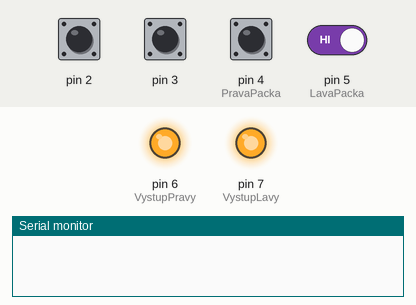
The sketch below on a simulated Arduino Uno, built with avr-gcc and run on an emulated ATmega328P. On the bench: output pins drawn as LEDs (lit = HIGH), the last lines printed to the serial monitor. Dashed ring = blinking. The inputs (shaded band) are chosen by the test bench; at power-on: pin 2, pin 3, pin 4 (PravaPacka), pin 5 (LavaPacka) HIGH.

Above: at 1.2 s.
1.3 s: pin 4 (PravaPacka) driven LOW
3.3 s: pin 5 (LavaPacka) driven LOW
5.3 s: pin 4 (PravaPacka) pulsed HIGH 5 times (0.12 s each, 0.3 s apart)
At 5.65 s:
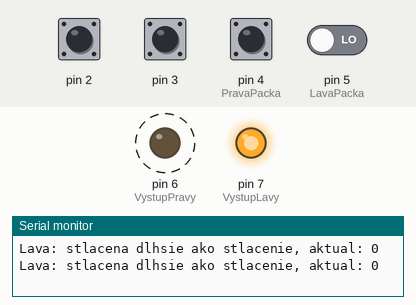
Timing chart, 0 to 8.3 s (numbered marks = the images above; inputs shaded):
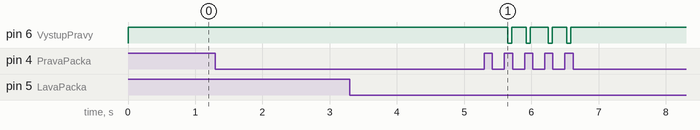

The sketch:

tripling.ino
```cpp
#define VystupPravy 6
#define VystupLavy 7
#define PravaPacka 4
#define LavaPacka 5

//o=neblikame, >0 blikame
volatile int PocetBliknutiPravy=0;
volatile int PocetBliknutiLavy=0;
int stavPravaPacka=LOW;
int stavLavaPacka=LOW;
int predstavPravaPacka=HIGH;
int predstavLavaPacka=HIGH;
int PravaStlacena=0;
int LavaStlacena=0;
long casStlaceniaPravaPacka=0;
long casStlaceniaLavaPacka=0;
long debounce=500;
long stlacenie=1000;

void setup(){
  //Pravy blinker na pine 2
  attachInterrupt(0,PocitajPravy,FALLING);
  //Lavy blinker na pine 3
  attachInterrupt(1,PocitajLavy,FALLING);
  pinMode(VystupPravy,OUTPUT);
  pinMode(VystupLavy,OUTPUT);
  pinMode(PravaPacka,INPUT);
  pinMode(LavaPacka,INPUT);
  digitalWrite(VystupPravy,HIGH);
  digitalWrite(VystupLavy,HIGH);
  Serial.begin(9600);
}

void loop(){
  //nacitame stav Packy
  stavPravaPacka = digitalRead(PravaPacka);
  stavLavaPacka = digitalRead(LavaPacka);

  if (predstavPravaPacka==HIGH && stavPravaPacka == LOW) {
    casStlaceniaPravaPacka=millis();
    Serial.print("Prava: ");
    Serial.print(predstavPravaPacka);
    Serial.print(" -> ");
    Serial.println(stavPravaPacka);
    PravaStlacena=0;
  }
  if (predstavLavaPacka==HIGH && stavLavaPacka == LOW) {
    casStlaceniaLavaPacka=millis();
    Serial.print("Lava: ");
    Serial.print(predstavLavaPacka);
    Serial.print(" -> ");
    Serial.println(stavLavaPacka);
    LavaStlacena=0;
  }

  if ((millis()-casStlaceniaPravaPacka)>debounce && stavPravaPacka == LOW && predstavPravaPacka == LOW && PravaStlacena==0){
    digitalWrite(VystupLavy,HIGH);
    PocetBliknutiLavy=0;
    digitalWrite(VystupPravy,HIGH);
    PocetBliknutiPravy=0;
    Serial.println("Prava: stlacena dlhsie ako debounce, aktual: ");
    Serial.print(stavPravaPacka);
    Serial.print(", pred: ");
    Serial.println(predstavPravaPacka);
  }
  if ((millis()-casStlaceniaLavaPacka)>debounce && stavLavaPacka == LOW && predstavLavaPacka == LOW && LavaStlacena==0){
    digitalWrite(VystupLavy,HIGH);
    PocetBliknutiLavy=0;
    digitalWrite(VystupPravy,HIGH);
    PocetBliknutiPravy=0;
    Serial.print("Lava: stlacena dlhsie ako debounce, aktual: ");
    Serial.print(stavLavaPacka);
    Serial.print(", pred: ");
    Serial.println(predstavLavaPacka);
  }

  if ((millis()-casStlaceniaPravaPacka)<stlacenie && stavPravaPacka == HIGH && predstavPravaPacka == LOW && PravaStlacena==0){
    digitalWrite(VystupPravy,LOW);
    PocetBliknutiPravy=1;
    Serial.print("Prava: stlacena kratsie ako stlacenie, aktual: ");
    Serial.print(stavPravaPacka);
    Serial.print(", pred: ");
    Serial.println(predstavPravaPacka);
  }
  if ((millis()-casStlaceniaLavaPacka)<stlacenie && stavLavaPacka == HIGH && predstavLavaPacka == LOW && LavaStlacena==0){
    digitalWrite(VystupLavy,LOW);
    PocetBliknutiLavy=1;
    Serial.print("Lava: stlacena kratsie ako stlacenie, aktual: ");
    Serial.print(stavLavaPacka);
    Serial.print(", pred: ");
    Serial.println(predstavLavaPacka);
  }

  if ((millis()-casStlaceniaPravaPacka)>stlacenie && stavPravaPacka == LOW && PravaStlacena==0){
    PravaStlacena=1;
    digitalWrite(VystupLavy,HIGH);
    PocetBliknutiLavy=0;
    digitalWrite(VystupPravy,HIGH);
    PocetBliknutiPravy=0;
    Serial.print("Prava: stlacena dlhsie ako stlacenie, aktual: ");
    Serial.println(stavPravaPacka);
  }
  if ((millis()-casStlaceniaLavaPacka)>stlacenie && stavLavaPacka == LOW && PravaStlacena==0){
    LavaStlacena=1;
    digitalWrite(VystupLavy,HIGH);
    PocetBliknutiLavy=0;
    digitalWrite(VystupPravy,HIGH);
    PocetBliknutiPravy=0;
    Serial.print("Lava: stlacena dlhsie ako stlacenie, aktual: ");
    Serial.println(stavPravaPacka);
  }

  predstavPravaPacka=stavPravaPacka;
  predstavLavaPacka=stavLavaPacka;
}

void PocitajPravy() {
  if (PocetBliknutiPravy>0) {
    PocetBliknutiPravy++;
    if (PocetBliknutiPravy==4) { // 3bliknutia, zaciatok je 1, nastaveny v mailLOOP
       digitalWrite(VystupPravy,HIGH);// stop blikania praveho blinkra
       PocetBliknutiPravy=0; // vynulovanie blikania laveho blinkra
    }
  }
}

void PocitajLavy() {
  if (PocetBliknutiLavy>0) {
    PocetBliknutiLavy++;
    if (PocetBliknutiLavy==4) { // 3bliknutia, zaciatok je 1, nastaveny v mailLOOP
       digitalWrite(VystupLavy,HIGH);// stop blikania praveho blinkra
       PocetBliknutiLavy=0; // vynulovanie blikania laveho blinkra
    }
  }
}
```

Measured:
- after the input at 5.3 s, pin 6 (VystupPravy): alternates HIGH for 0.22 s and LOW for 0.06 s, 8 changes in all, then stays HIGH, starting after 0.35 s
